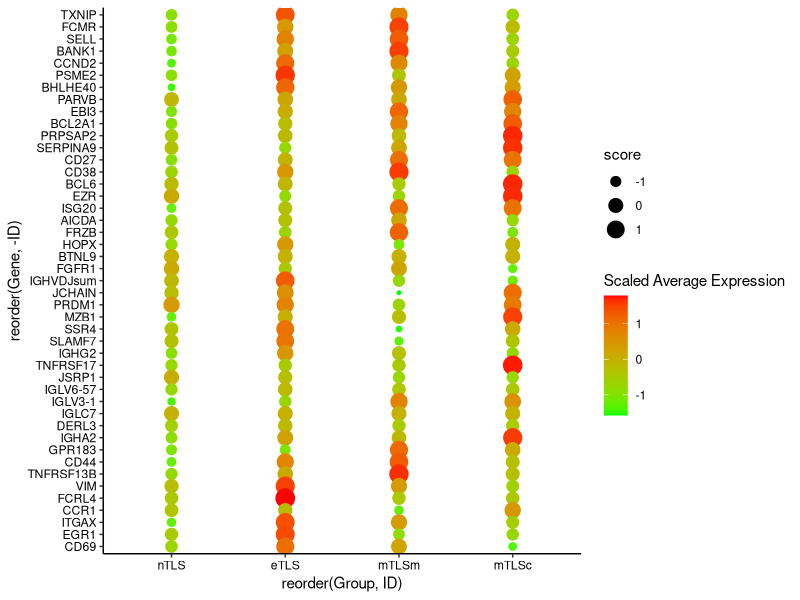
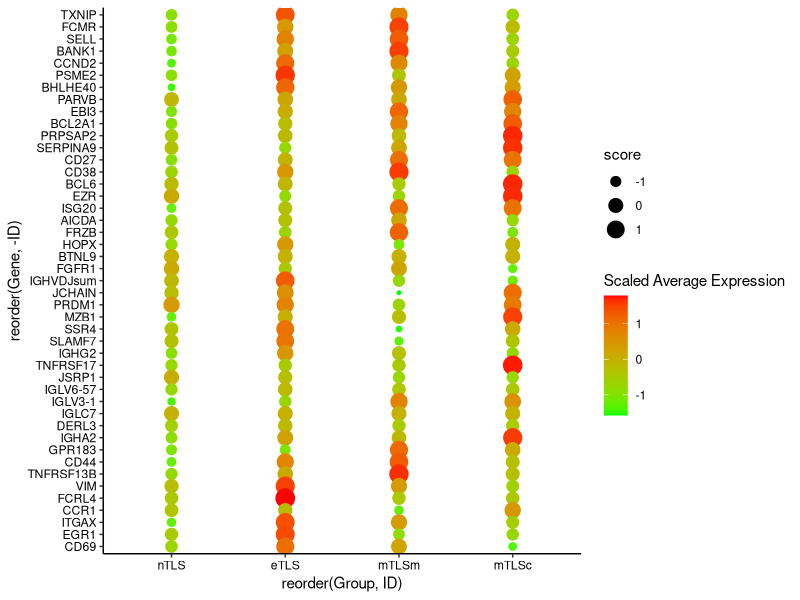

Source code (R) for these figures, in order:
library(ggplot2)
library(data.table)
library(tidyverse)

#create separate variable for "score" (point sizes) & "Scaled Average Expression" (color gradient)
a=fread(file="Fig4.F.txt",header=T,sep="\t")

xdp <-
 ggplot( a,aes(reorder(Group,ID),reorder(Gene,-ID),color=score) )    +
 geom_point( aes(size=score) )                                   +
 scale_colour_gradient( low="green",high="red")                     +
 guides( color=guide_colorbar( title='Scaled Average Expression' ),size=guide_legend("score") ) +
 theme( axis.text.x=element_text(color="black", angle=90 ) )                       +
 theme_classic()+theme(axis.text.x= element_text(color="black"))
xdp+theme(axis.text.y= element_text(color="black"))
                                                        
ggsave("Fig4.F.pdf", width = 18, height = 30, units = "cm",dpi = 600)